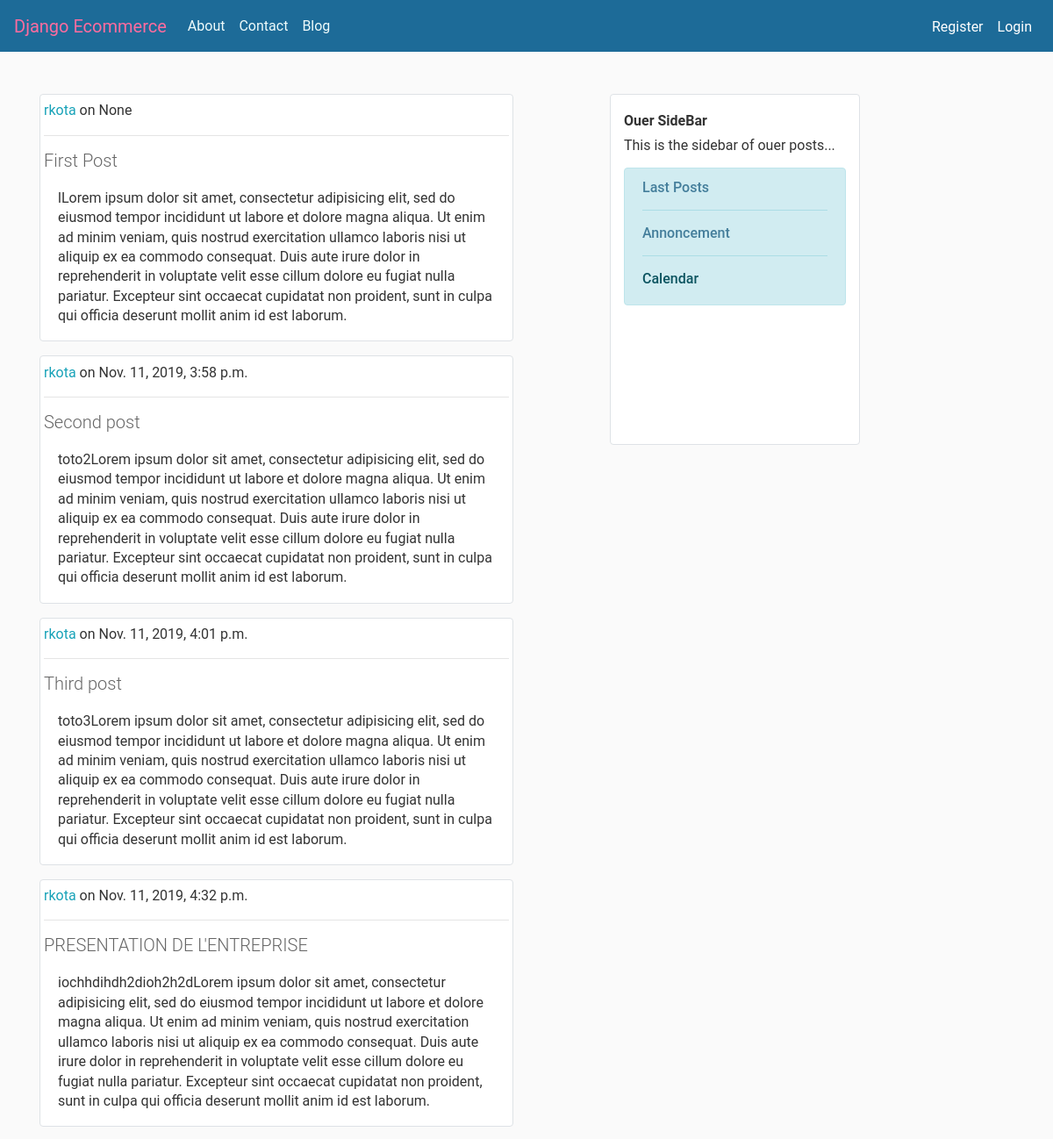
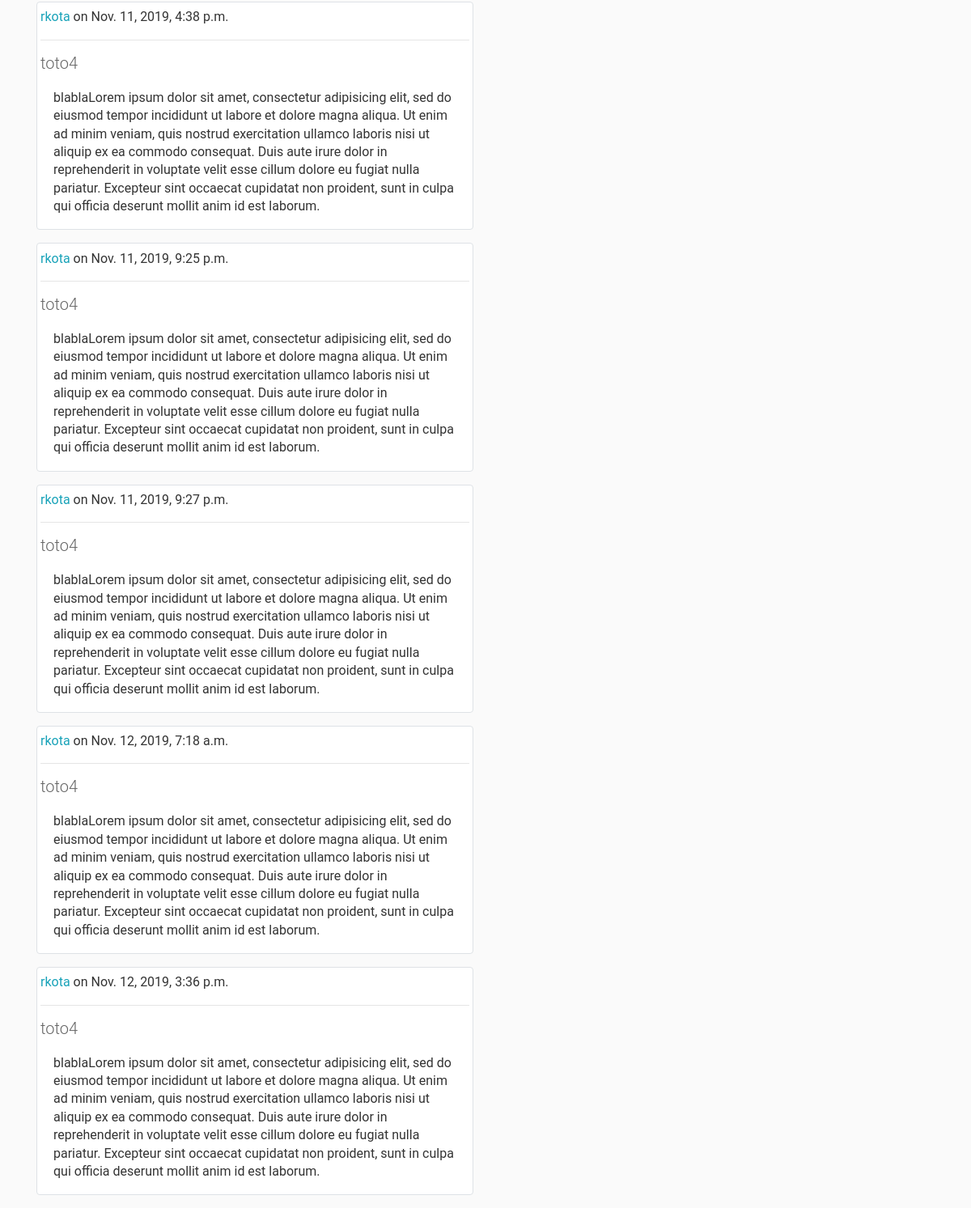
Before: /blog/ with the older database file (2 pictures, top to bottom).
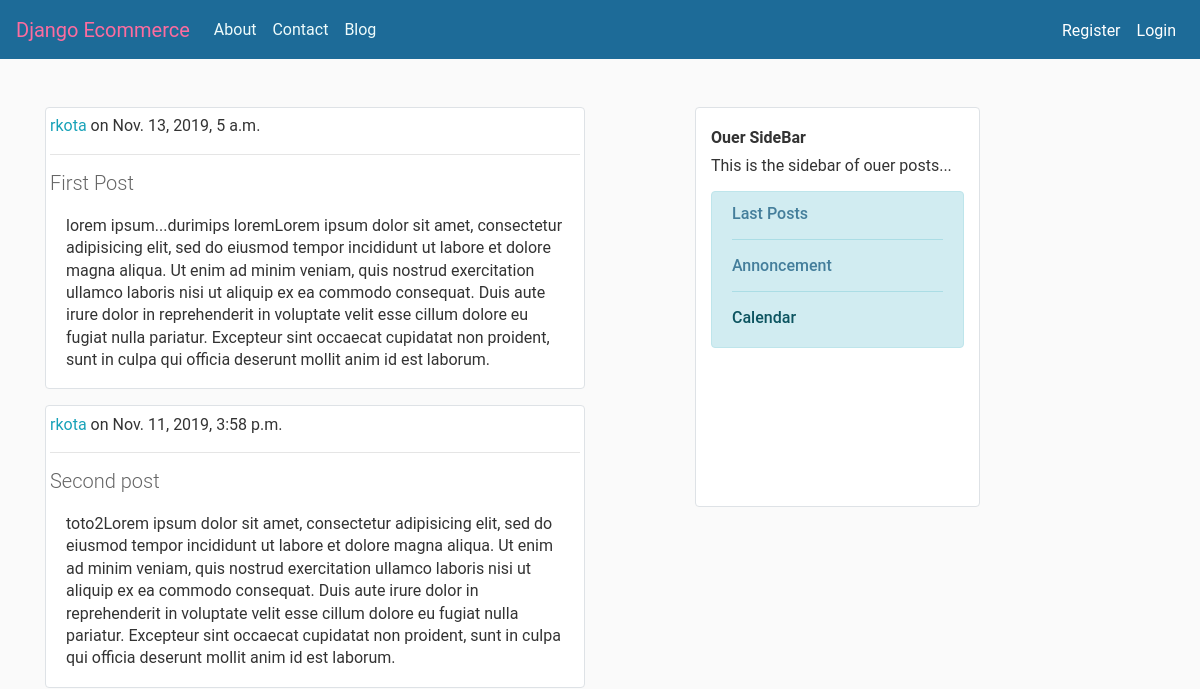
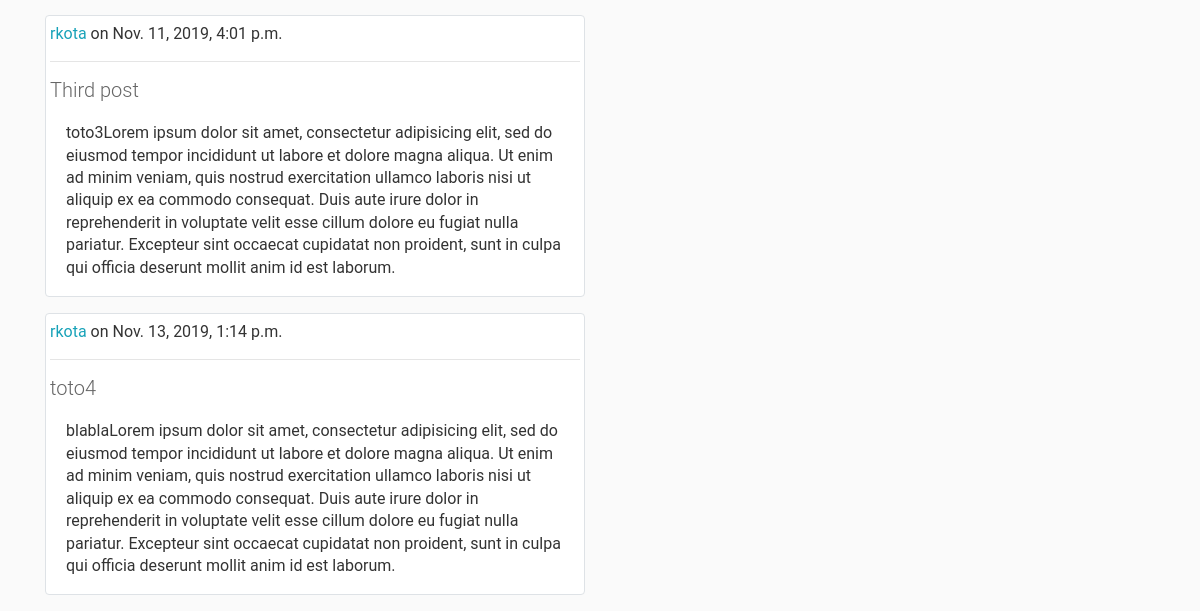
After: the same page with the newer database file (2 pictures, top to bottom).
### blog/models.py (models this page shows, shortened)
class Post(models.Model):
	title=models.CharField(max_length=100)
	content=models.TextField()
	date_posted=models.DateTimeField(default=timezone.now)
	auth=models.ForeignKey(User, on_delete=models.CASCADE)

### blog/views.py (the view)
def home(request):
	context={"posts":posts}
	return render(request,"blog/home.html",context)

### blog/templates/blog/home.html
{% extends 'blog/base.html' %}
	{% block content %}
				 <div class="row">
				  	 	<div class=" col-sm-6 col-md-6 col-lg-6 text-default">
				  	 	{% for post in posts %}
				 		<div class="img-thumbnail mb-3">
				 		<p><span class="text-info">{{post.auth}}</span> on {{post.date_posted}}</p> <hr>
				 			<h1>{{post.title}}</h1>
				 			<p class="pl-3 pr-3">{{post.content}}{% lorem %}</p>
				 		</div>
				 				{% endfor %}
				 			</div>
				 	<div class="col-sm-3 col-md-3 col-lg-3 offset-lg-1 offset-md-1 offset-sm-1 img-thumbnail" style="height: 400px;">
				 		<h2>Ouer SideBar</h2>
				 		<p>This is the sidebar of ouer posts...</p>
				 		<div class="img-thumbnail mb-3 alert alert-info">
				 			<h6><a href="{% url 'blog-last-post'%}" title="">Last Posts</a></h6> <hr>
				 			<h6><a href="{% url 'blog-post-annonce'%}" title="">Annoncement</a></h6><hr>
				 			<h6>Calendar</h6>
				 		</div>
				 	</div>
				 </div>
		{% endblock content %}

### blog/templates/blog/base.html (shortened to what this page needs)
{% load static %}
<!DOCTYPE html>
<html>
<head>
		<link rel="stylesheet" href="https://stackpath.bootstrapcdn.com/bootstrap/4.3.1/css/bootstrap.min.css">
		<link rel="stylesheet" type="text/css" href="{% static 'css/style.css' %}">
		</head>
	<body>
			<nav class="navbar navbar-expand-lg navbar-light">
				  <div class="collapse navbar-collapse" id="navbarTogglerDemo01">
				    <a class="navbar-brand" href="{% url 'home-project' %}" style="color: #fd6c9f;">Django Ecommerce</a>
				          <ul class="navbar-nav mr-auto mt-2 mt-lg-0">
				          <li class="nav-item">
				            <a class="nav-link" href="{% url 'about_project' %}" style="color: #eefbfb;">About</a>
				          </li>
				          <li class="nav-item">
				            <a class="nav-link" href="{% url 'contact_project' %}" style="color: #eefbfb;">Contact</a>
				          </li>
				         <li class="nav-item">
				            <a class="nav-link" href="{% url 'blog-home' %}" style="color: #eefbfb;">Blog</a>
				          </li>
				        </ul>
				        <ul class="navbar-nav" style="color: white;">
				        	{% if user.is_authenticated %}
				        	 <li class="nav-item">
				            <a class="nav-link" href="{% url 'user-logout' %}" style="color: white;">Cart</a>
				          	  </li>
				        	<li class="nav-item">
				            <a class="nav-link" href="{% url 'user-profile' %}" style="color: white;">Profil</a>
				          	  </li>
				        	 <li class="nav-item">
				            <a class="nav-link" href="{% url 'user-logout' %}" style="color: white;">Logout</a>
				          	  </li>
				        	{% else %}
				           <li class="nav-item">
				            <a class="nav-link" href="{% url 'user-register' %}" style="color: white;">Register</a>
				          </li>
				         <li class="nav-item">
				            <a class="nav-link" href="{% url 'user-login' %}" style="color: white;">Login</a>
				          </li>
				          {% endif %}
				        </ul>
				  </div>
				</nav>
			<div class="container mt-5">
				{% block content %}
				 {% endblock %}
			</div>
</body>
</html>

### static_my_proj/css/style.css (style rules this page uses)
body { background-color:#fafafa; font-family: "Roboto","Lucida Grande","DejaVu Sans","Bitstream Vera Sans",Verdana,Arial,sans-serif; margin: auto; padding: auto; color:#333333; text-decoration: none; }
p, ol, ul, dl { margin: .2em 0 .8em 0; }
p { padding: 0; line-height: 140%; }
h1,h2,h3,h4,h5 { font-weight: bold; }
h1 { margin: 0 0 20px; font-weight: 300; font-size: 20px; color: #666; }
h2 { font-size: 16px; margin: 1em 0 .5em 0; }
.navbar-nav .nav-link { color:white; }
a:link, a:visited { color: #447e9b; text-decoration: none; }
nav { background-color:#1d6b98; color: white; }

Changed rows visible on the page:
removed Post: auth "rkota", date_posted "Nov. 11, 2019, 4:32 p.m.", title "PRESENTATION DE L'ENTREPRISE", content "iochhdihdh2dioh2h2d", lorem "Lorem ipsum dolor sit amet, consectetur adipisicing elit, sed do eiusmod tempor incididunt ut labore et dolore magna aliqua. Ut enim ad minim veniam, quis nostrud exercitation ullamco laboris nisi ut aliquip ex ea commodo consequat. Duis aute irure dolor in reprehenderit in voluptate velit esse cillum dolore eu fugiat nulla pariatur. Excepteur sint occaecat cupidatat non proident, sunt in culpa qui officia deserunt mollit anim id est laborum."
removed Post: auth "rkota", date_posted "Nov. 11, 2019, 4:38 p.m.", title "toto4", content "blabla", lorem "Lorem ipsum dolor sit amet, consectetur adipisicing elit, sed do eiusmod tempor incididunt ut labore et dolore magna aliqua. Ut enim ad minim veniam, quis nostrud exercitation ullamco laboris nisi ut aliquip ex ea commodo consequat. Duis aute irure dolor in reprehenderit in voluptate velit esse cillum dolore eu fugiat nulla pariatur. Excepteur sint occaecat cupidatat non proident, sunt in culpa qui officia deserunt mollit anim id est laborum."
removed Post: auth "rkota", date_posted "Nov. 11, 2019, 9:25 p.m.", title "toto4", content "blabla", lorem "Lorem ipsum dolor sit amet, consectetur adipisicing elit, sed do eiusmod tempor incididunt ut labore et dolore magna aliqua. Ut enim ad minim veniam, quis nostrud exercitation ullamco laboris nisi ut aliquip ex ea commodo consequat. Duis aute irure dolor in reprehenderit in voluptate velit esse cillum dolore eu fugiat nulla pariatur. Excepteur sint occaecat cupidatat non proident, sunt in culpa qui officia deserunt mollit anim id est laborum."
removed Post: auth "rkota", date_posted "Nov. 11, 2019, 9:27 p.m.", title "toto4", content "blabla", lorem "Lorem ipsum dolor sit amet, consectetur adipisicing elit, sed do eiusmod tempor incididunt ut labore et dolore magna aliqua. Ut enim ad minim veniam, quis nostrud exercitation ullamco laboris nisi ut aliquip ex ea commodo consequat. Duis aute irure dolor in reprehenderit in voluptate velit esse cillum dolore eu fugiat nulla pariatur. Excepteur sint occaecat cupidatat non proident, sunt in culpa qui officia deserunt mollit anim id est laborum."
removed Post: auth "rkota", date_posted "Nov. 12, 2019, 7:18 a.m.", title "toto4", content "blabla", lorem "Lorem ipsum dolor sit amet, consectetur adipisicing elit, sed do eiusmod tempor incididunt ut labore et dolore magna aliqua. Ut enim ad minim veniam, quis nostrud exercitation ullamco laboris nisi ut aliquip ex ea commodo consequat. Duis aute irure dolor in reprehenderit in voluptate velit esse cillum dolore eu fugiat nulla pariatur. Excepteur sint occaecat cupidatat non proident, sunt in culpa qui officia deserunt mollit anim id est laborum."
removed Post: auth "rkota", date_posted "Nov. 12, 2019, 3:36 p.m.", title "toto4", content "blabla", lorem "Lorem ipsum dolor sit amet, consectetur adipisicing elit, sed do eiusmod tempor incididunt ut labore et dolore magna aliqua. Ut enim ad minim veniam, quis nostrud exercitation ullamco laboris nisi ut aliquip ex ea commodo consequat. Duis aute irure dolor in reprehenderit in voluptate velit esse cillum dolore eu fugiat nulla pariatur. Excepteur sint occaecat cupidatat non proident, sunt in culpa qui officia deserunt mollit anim id est laborum."
changed Post "First Post": date_posted "None" → "Nov. 13, 2019, 5 a.m."; content "l" → "lorem ipsum...durimips lorem"
added Post: auth "rkota", date_posted "Nov. 13, 2019, 1:14 p.m.", title "toto4", content "blabla", lorem "Lorem ipsum dolor sit amet, consectetur adipisicing elit, sed do eiusmod tempor incididunt ut labore et dolore magna aliqua. Ut enim ad minim veniam, quis nostrud exercitation ullamco laboris nisi ut aliquip ex ea commodo consequat. Duis aute irure dolor in reprehenderit in voluptate velit esse cillum dolore eu fugiat nulla pariatur. Excepteur sint occaecat cupidatat non proident, sunt in culpa qui officia deserunt mollit anim id est laborum."
